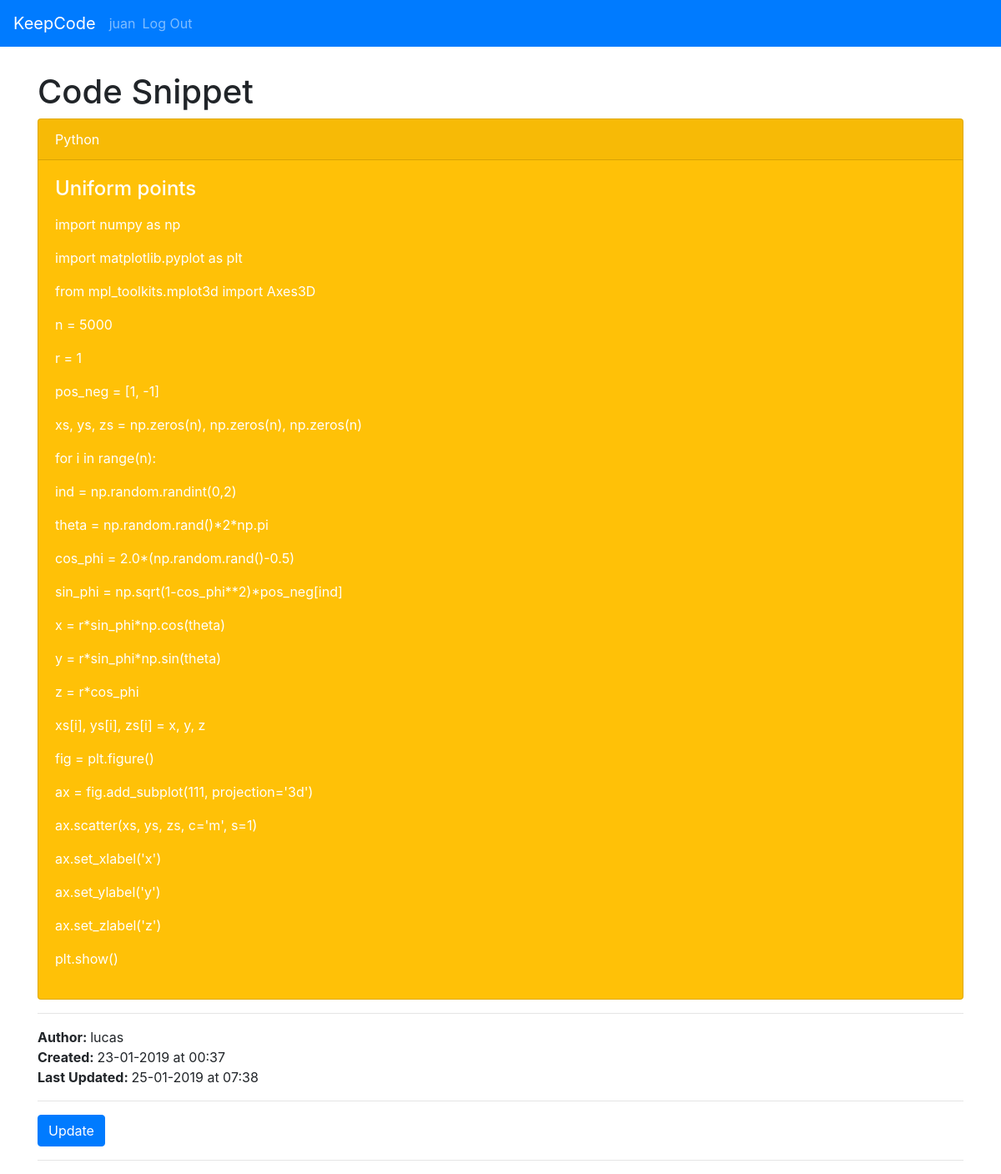
Screenshot of /6/view (signed in) with the database file from the repository.
### tables this page shows
CREATE TABLE user (
  id INTEGER PRIMARY KEY AUTOINCREMENT,
  username TEXT UNIQUE NOT NULL,
  password TEXT NOT NULL,
  last_login TIMESTAMP NOT NULL DEFAULT CURRENT_TIMESTAMP
, online BOOLEAN NOT NULL CHECK (online IN (0,1)) DEFAULT 0);

CREATE TABLE post (
  id INTEGER PRIMARY KEY AUTOINCREMENT,
  author_id INTEGER NOT NULL,
  created TIMESTAMP NOT NULL DEFAULT CURRENT_TIMESTAMP,
  last_updated TIMESTAMP NOT NULL DEFAULT CURRENT_TIMESTAMP,
  title TEXT NOT NULL,
  body TEXT NOT NULL,
  programming_language TEXT NOT NULL, being_updated BOOLEAN NOT NULL CHECK (being_updated IN (0,1)) DEFAULT 0,
  FOREIGN KEY (author_id) REFERENCES user (id)
);

### keepcode/board.py (the view)
@bp.route('/<int:id>/view')
@login_required
def view(id):
    post = get_post(id)
    user_id = post['author_id']
    user = get_user(user_id)
    return render_template('board/view.html', post=post, user=user)

### keepcode/auth.py (called while the page is built)
@bp.before_app_request
def load_logged_in_user():
    user_id = session.get('user_id')
    if user_id is None:
        g.user = None
    else:
        g.user = get_db().execute(
            'SELECT * FROM user WHERE id = ?', (user_id,)
        ).fetchone()

def login_required(view):
    @functools.wraps(view)
    def wrapped_view(**kwargs):
        if g.user is None:
            return redirect(url_for('auth.login'))
        return view(**kwargs)
    return wrapped_view

### keepcode/board.py (called while the page is built)
def get_post(id, check_author=False):
    post = get_db().execute(
        'SELECT p.id, title, body, created, author_id,'
        ' last_updated, programming_language, username, being_updated'
        ' FROM post p JOIN user u ON p.author_id = u.id'
        ' WHERE p.id = ?',
        (id,)
    ).fetchone()
    if post is None:
        abort(404, "Post id {0} doesn't exist.".format(id))
    if check_author and post['author_id'] != g.user['id']:
        abort(403)
    return post

def get_user(id):
    user = get_db().execute(
        'SELECT u.id, username, password, last_login, online'
        ' FROM user u'
        ' WHERE u.id = ?',
        (id,)
    ).fetchone()
    if user is None:
        abort(404, "Post id {0} doesn't exist.".format(id))
    return user

### keepcode/db.py (called while the page is built)
def get_db():
    if 'db' not in g:
        g.db = sqlite3.connect(
            current_app.config['DATABASE'],
            detect_types=sqlite3.PARSE_DECLTYPES
        )
        g.db.row_factory = sqlite3.Row
    return g.db

### keepcode/templates/board/view.html
{% extends 'base.html' %}
{% block header %}
  <h1>
    {% block title %}
      Code Snippet
    {% endblock %}
  </h1>
{% endblock %}
{% block content %}
  <div class="card text-white bg-warning mb-9">
    <div class="card-header">{{ post['programming_language'] }}</div>
    <div class="card-body">
      <h4 class="card-title">{{ post['title'] }}</h4>
      <p class="card-text">
        {% for line in post['body'].split('\n') %}
          <p>{{ line }}</p>
        {% endfor %}
      </p>
    </div>
  </div>
  <hr>
  <b>Author: </b>{{ user['username'] }}
  <br/>
  <b>Created: </b>{{ post['created'].strftime("%d-%m-%Y at %H:%M") }}
  <br/>
  <b>Last Updated: </b>{{ post['last_updated'].strftime("%d-%m-%Y at %H:%M") }}
  <hr>
  {% if post['being_updated'] == 0 %}
    <a class="action" href="{{ url_for('board.update', id=post['id']) }}">
      <button type="button" class="btn btn-primary" value="Update">Update</button>
    </a>
  {% else %}
    <button type="button" class="btn btn-primary" value="Update" disabled>Update</button>
    You can't update this snippet because someone else is currently editing it.
  {% endif %}
  <hr>
{% endblock %}

### keepcode/templates/base.html (shortened to what this page needs)
<!doctype html>
<link rel="stylesheet" href="{{ url_for('static', filename='bootstrap.css') }}">
<link rel="stylesheet" href="{{ url_for('static', filename='style.css') }}">
<nav class="navbar navbar-expand-lg navbar-dark bg-primary">
  <a class="navbar-brand" href="{{ url_for('board.index') }}">KeepCode</a>
  <div class="collapse navbar-collapse" id="navbarColor01">
    <ul class="navbar-nav mr-auto">
      {% if g.user %}
        <li class="nav-item">
          <span class="navbar-text">{{ g.user['username'] }}</span>
        </li>
        <li class="nav-item">
          <a class="nav-link" href="{{ url_for('auth.logout') }}">Log Out</a>
        </li>
      {% endif %}
    </ul>
  </div>
</nav>
<section class="content">
  <div class="container">
    <header>
      {% block header %}{% endblock %}
    </header>
    {% block content %}{% endblock %}
  </div>
</section>

### keepcode/static/style.css (style rules this page uses)
.container { margin-top:30px; }

### rows the page displays
user: user.username "juan"
post: programming_language "Python", title "Uniform points", created "23-01-2019 at 00:37", last_updated "25-01-2019 at 07:38"
user: username "lucas"

### other values shown
{{ line }} "import numpy as np" "import matplotlib.pyplot as plt" "from mpl_toolkits.mplot3d import Axes3D" "n = 5000" "r = 1" "pos_neg = [1, -1]" "xs, ys, zs = np.zeros(n), np.zeros(n), np.zeros(n)" "for i in range(n):" "ind = np.random.randint(0,2)" "theta = np.random.rand()*2*np.pi" "cos_phi = 2.0*(np.random.rand()-0.5)" "sin_phi = np.sqrt(1-cos_phi**2)*pos_neg[ind]" "x = r*sin_phi*np.cos(theta)" "y = r*sin_phi*np.sin(theta)" "z = r*cos_phi" "xs[i], ys[i], zs[i] = x, y, z" "fig = plt.figure()" "ax = fig.add_subplot(111, projection='3d')" "ax.scatter(xs, ys, zs, c='m', s=1)" "ax.set_xlabel('x')" "ax.set_ylabel('y')" "ax.set_zlabel('z')" "plt.show()"
